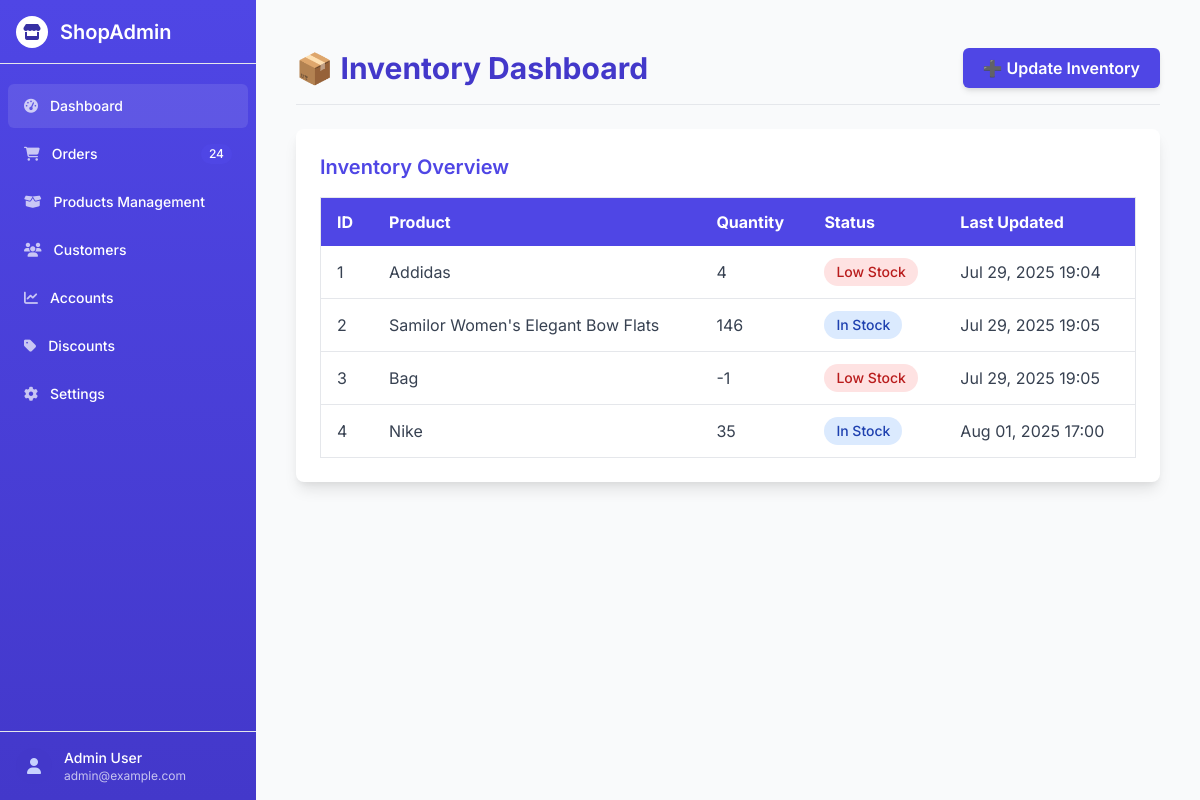
The app's page /inventory/, older data.
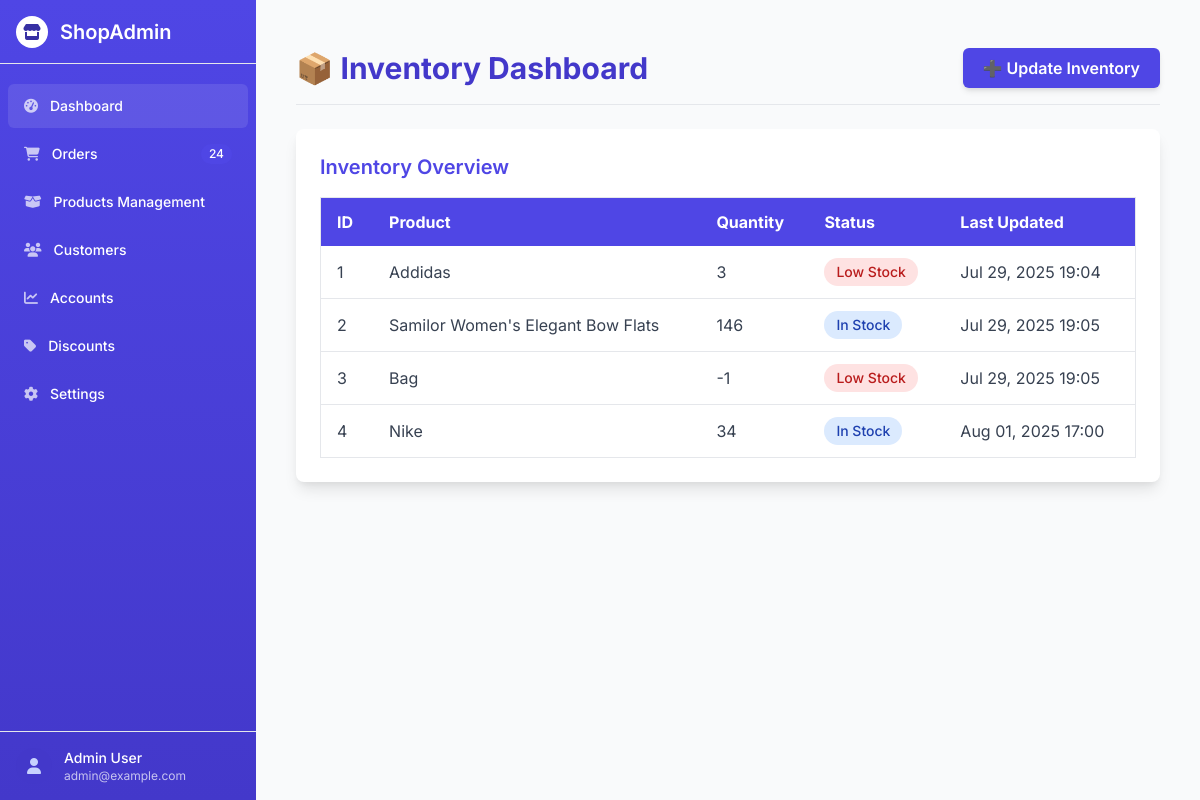
The same page, newer data.
### InventoryLog/models.py (models this page shows)
class InventoryLog(models.Model):
    Product = models.ForeignKey(Product, on_delete=models.CASCADE)
    quantity = models.IntegerField(null = False)
    remarks = models.TextField(blank=True, null=True)
    created_at = models.DateTimeField(auto_now_add=True)
    class Meta:
        ordering = ['created_at']

### store/models.py (models this page shows)
class Product (models.Model):
    category = models.ForeignKey(Category, on_delete=models.CASCADE)
    name = models.CharField(max_length = 100)
    slug = models.SlugField(max_length = 100)
    description = models.TextField()
    price = models.DecimalField(max_digits=10, decimal_places=2)
    image = models.ImageField(upload_to = 'products/')

### InventoryLog/views.py (the view)
# urls.py: path('', views.inventory_home, name='inventory_home'),
def inventory_home (request):
    all_inventory = InventoryLog.objects.all()
    context = {'inventoryLogs': all_inventory}
    return render(request,'inventory/inventory_home.html',context)

### store/context_processors.py (called while the page is built, shortened)
def cart_data(request):
    cart = request.session.get('cart', {})
    cart_item_count = 0
    cart_items = []
    total_amount = 0
    return {
        'cart_items': cart_items,
        'total_amount': total_amount,
        'cart_item_count': cart_item_count,
    }

### templates/inventory/inventory_home.html (shortened to what this page needs)
{% extends 'orders/base.html' %}
{% load static %}
{% block content %}
<div class="container mx-auto px-4 py-6">
    <div class="flex justify-between items-center mb-6 border-b pb-4">
        <h1 class="text-3xl font-bold text-indigo-700">📦 Inventory Dashboard</h1>
        <button id="open-update-modal"
                class="bg-indigo-600 hover:bg-indigo-700 text-white font-semibold px-5 py-2 rounded-md shadow-md transition">
            ➕ Update Inventory
        </button>
    </div>
    <div class="bg-white shadow-lg rounded-lg p-6">
        <h2 class="text-xl font-semibold text-indigo-600 mb-4">Inventory Overview</h2>
        <div class="overflow-x-auto">
            <table class="min-w-full table-auto border border-gray-200">
                <thead>
                    <tr class="bg-indigo-600 text-white">
                        <th class="px-4 py-3 text-left">ID</th>
                        <th class="px-4 py-3 text-left">Product</th>
                        <th class="px-4 py-3 text-left">Quantity</th>
                        <th class="px-4 py-3 text-left">Status</th>
                        <th class="px-4 py-3 text-left">Last Updated</th>
                    </tr>
                </thead>
                <tbody class="text-gray-700">
                    {% for log in inventoryLogs %}
                    <tr class="hover:bg-indigo-50 border-b">
                        <td class="px-4 py-3">{{ log.id }}</td>
                        <td class="px-4 py-3">{{ log.Product.name }}</td>
                        <td class="px-4 py-3">{{ log.quantity }}</td>
                        <td class="px-4 py-3">
                            <span class="inline-block px-3 py-1 text-sm font-medium rounded-full
                                         {% if log.quantity > 10 %}
                                             bg-blue-100 text-blue-800
                                         {% else %}
                                             bg-red-100 text-red-700
                                         {% endif %}">
                                {% if log.quantity > 10 %}In Stock{% else %}Low Stock{% endif %}
                            </span>
                        </td>
                        <td class="px-4 py-3">{{ log.created_at|date:"M d, Y H:i" }}</td>
                    </tr>
                    {% endfor %}
                </tbody>
            </table>
        </div>
    </div>
</div>
{% endblock %}

Row changes from the older to the newer data that the page shows:
changed InventoryLog "Jul 29, 2025 19:04": quantity "4" → "3"
changed InventoryLog "Aug 01, 2025 17:00": quantity "35" → "34"
